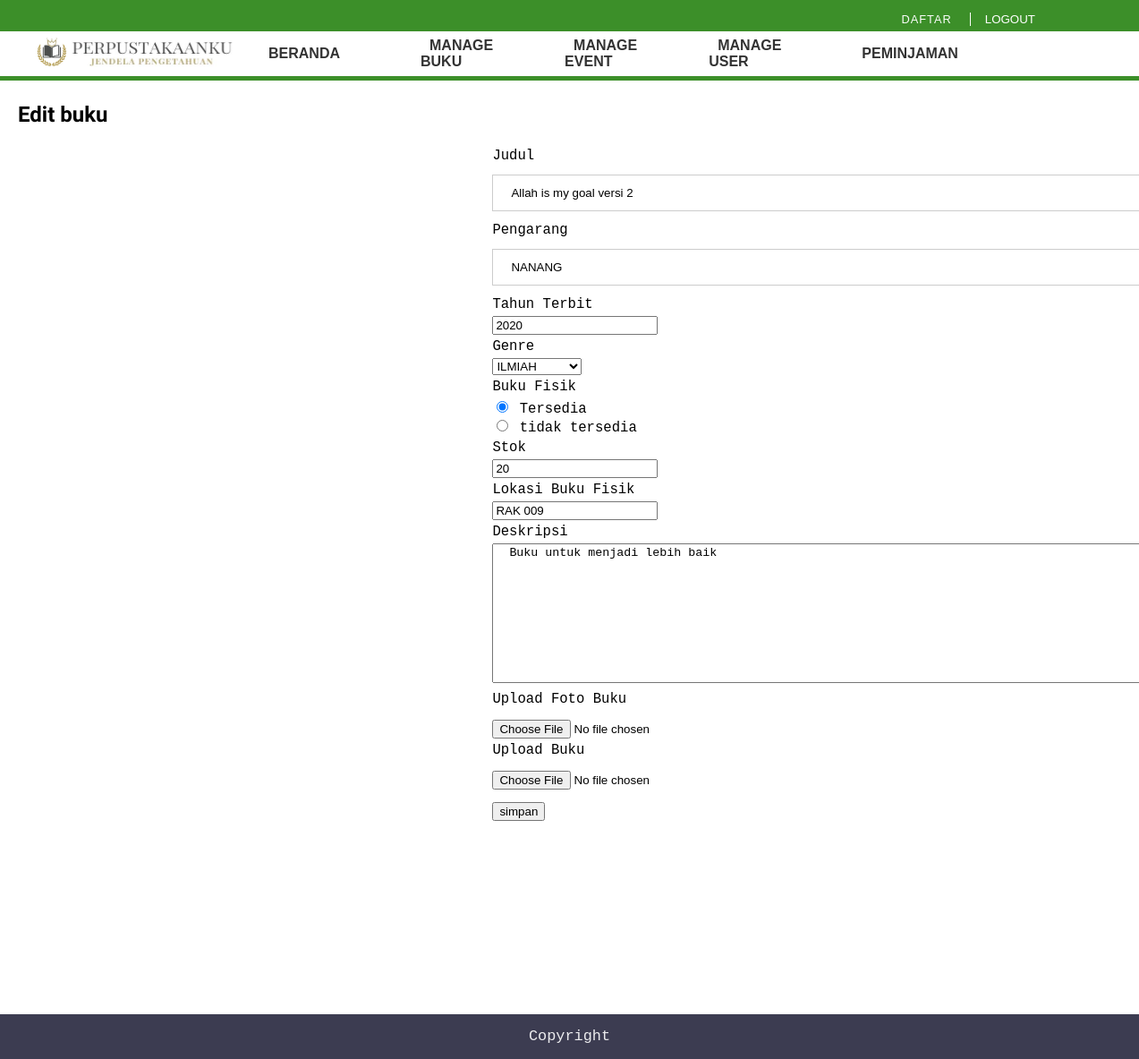
/editbuku.php?id=24, run on the app's committed database.
### tables this page shows
CREATE TABLE `buku` (
  `id` int(11) NOT NULL,
  `judul` varchar(50) NOT NULL,
  `pengarang` varchar(30) NOT NULL,
  `tahun` int(4) NOT NULL,
  `genre` varchar(30) NOT NULL,
  `fisik` varchar(30) NOT NULL,
  `stok` int(10) NOT NULL,
  `lokasi` varchar(50) NOT NULL,
  `deskripsi` text NOT NULL,
  `foto` varchar(100) NOT NULL
);

### editbuku.php (the view, shortened to what this page needs)
<?php
include 'koneksi/koneksi.php';
$id = $_GET['id'];
  $query = mysqli_query($conn, "SELECT * FROM buku WHERE id = $id");
  $data = mysqli_fetch_assoc($query);
  ?>
<!DOCTYPE html>
<html>
<head>
	<link rel="stylesheet" type="text/css" href="style.css">
</head>
<body>
<div class="navi">
	<div class="top-head">
		<ul>
			<li><button onclick="document.getElementById('id01').style.display='block'" style="width:auto;">LOGOUT</button></li>
			<a href="daftar.html"><li style="border-right: 1px solid white;">DAFTAR</li></a>
		</ul>
	</div>
	<div class="mid-head">
		<ul>
			<li><img style="height:35px; width:35px; margin-right:-100px" src="logo3.jpg"></li>
			<li><img style="width:180px; height:30px; margin-right:-50px; margin-left:-40px; float:right; padding-top:1px;" src="logo2.jpg"></li>
			<li><a href="index admin.php"><b>BERANDA</b></a></li>
			<li><a href="manage buku.php"><b>MANAGE BUKU</b></a></li>
			<li><a href="manage event.php"><b>MANAGE EVENT</b></a></li>
			<li><a href="kelolamember.php"><b>MANAGE USER</b></a></li>
			<li><a href="peminjaman.php"><b>PEMINJAMAN</b></a></li>
		</ul>
	</div>
	<div class="bot-head"></div>
</div>
<div class="header-gap">
	<img class="header-gap-white" src="white.jpg">
</div>
<div class="daftar">
	<h2 style="font-family: 'Yatra One'; margin-left:20px">Edit buku</h2>
	<form action="" enctype="multipart/form-data" method="POST">
	<table class="daftar-table">
		<tr>
			<td>Judul</td>
		</tr>
		<tr>
			<td><input type="text" placeholder="Masukkan Judul" name="judul" value="<?php echo $data['judul']; ?>" required></td>
		</tr>
		<tr>
			<td>Pengarang</td>
		</tr>
		<tr>
			<td><input type="text" placeholder="Masukkan Pengarang" name="pengarang" value="<?php echo $data['pengarang']; ?>" required></td>
		</tr>
		<tr>
			<td>Tahun Terbit</td>
		</tr>
		<tr>
			<td><input type="number" placeholder="Masukkan Thn Terbit" name="tahun" value="<?php echo $data['tahun']; ?>" required></td>
		</tr>
		<tr>
			<td>Genre</td>
		</tr>
		<tr>
			<td> <select name="genre">
    				<option value="ilmiah">ILMIAH</option>
  				</select></td>
		</tr>
		<tr>
			<td>Buku Fisik</td>
		</tr>
		<tr>
			<td> <input type="radio" name="fisik" value="tersedia" checked> Tersedia<br>
  				 <input type="radio" name="fisik" value="tidak tersedia"> tidak tersedia<br></td>
		</tr>
		<tr>
			<td>Stok</td>
		</tr>
		<tr>
			<td><input type="number" placeholder="Masukkan Stok Buku" name="stok" value="<?php echo $data['stok']; ?>" ></td>
		</tr>
		<tr>
			<td>Lokasi Buku Fisik</td>
		</tr>
		<tr>
			<td><input type="lokasi" placeholder="Masukkan Lokasi Buku" name="lokasi" value="<?php echo $data['lokasi']; ?>" ></td>
		</tr>
		<tr>
			<td>Deskripsi</td>
		</tr>
		<tr>
			<td><textarea cols="90" rows="10" placeholder="Masukkan Deskripsi Buku" name="deskripsi"   required> <?php echo $data['deskripsi']; ?></textarea></td>
		</tr>
		<tr>
			<td>Upload Foto Buku</td>
		</tr>
		<tr>
			<td><input style="margin-top: 10px;" type="file" name="foto" required></td>
		</tr>
		<tr>
			<td>Upload Buku</td>
		</tr>
		<tr>
			<td><input style="margin-top: 10px;" type="file" name="file"></td>
		</tr>
		<tr>
			<td><input style="margin-top: 10px;" type="submit" name="submit" value="simpan"></td>
		</tr>
	</table>
	</form>
</div>
<br><br><br><br><br><br><br><br><br><br><br><br>
<footer>
	<p class="footer-text">Copyright</p>
</footer>
</body>
</html>

### style.css (style rules this page uses)
body { height:100%; margin:0; padding:0; }
a { text-decoration:none; }
.navi { position:fixed; width: 100%; }
.top-head { margin-top:-17px; height:40px; transition: height 0.4s; background-color:rgb(60, 143, 41); }
.top-head ul { list-style-type: none; text-decoration:none; margin-right:90px; padding-top:15px; }
.top-head li { float:right; padding:10px; padding-top:0px; padding-bottom:0px; padding-right:20px; font-size:80%; }
.top-head ul a li { font-family: Helvetica; color:white; opacity:0.98; letter-spacing: 1px; transition: color 0.4s; }
.mid-head { height:50px; margin-top:-20px; transition: margin-top 0.5s, height 0.5s; background-color:white; }
.mid-head ul { list-style: none; text-decoration:none; display:flex; align-items: center; padding-top:5px; }
.mid-head ul li { float:left; }
.mid-head li { margin-right:80px; }
.mid-head ul li a { font-family: Helvetica; color:black; font-weight:500; opacity:0.8; padding:10px; border-radius: 5px; transition: background-color 0.3s, color 0.1s, underline 0.3s; }
.mid-head a { padding:0px; transition: padding 0.4s; }
.bot-head { height:5px; background-color:rgb(60, 143, 41); }
.header-gap-white { height:200px; margin-bottom:-110px; }
footer { background-color:rgb(60, 60, 81); height: 50px; text-align:center; color:white; margin-top:-20px; }
.footer-text { padding:15px; font-family:monospace; font-size:130%; opacity:0.9; }
input[type=text], input[type=password] { width: 100%; padding: 12px 20px; margin: 8px 0; display: inline-block; border: 1px solid #ccc; box-sizing: border-box; }
button { background-color: rgb(60, 143, 41); color: white; //padding: 14px 20px; margin: 8px 0; border: none; cursor: pointer; width: 100%; margin-top:-1px; transition: color 0.4s; }
.daftar-table { font-family:monospace; font-size: 120%; display: block; margin-left:43%; }

### data on the page
buku: judul "Allah is my goal versi 2", pengarang "NANANG", tahun "2020", stok "20", lokasi "RAK 009", deskripsi "Buku untuk menjadi lebih baik"
